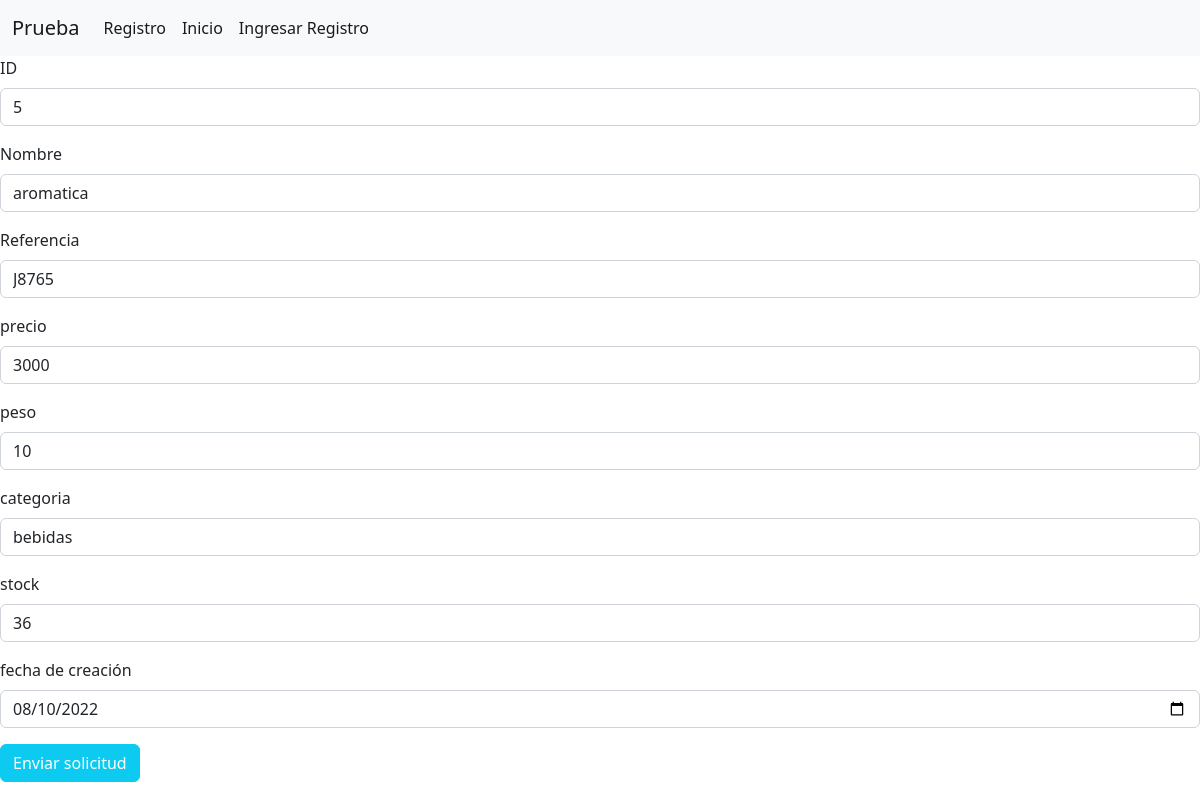
Page /vistas/editar.php?ID=5 on the committed database.
### tables this page shows
CREATE TABLE `productos` (
  `ID` int(32) NOT NULL,
  `nombre` varchar(255) NOT NULL,
  `referencia` varchar(255) NOT NULL,
  `precio` int(255) NOT NULL,
  `peso` int(255) NOT NULL,
  `categoria` varchar(255) NOT NULL,
  `stock` int(32) NOT NULL,
  `fecha` date NOT NULL,
  `ventas` int(11) NOT NULL
);

### vistas/editar.php (the view, shortened to what this page needs)
<?php
include_once("../conexion/conexion.php");
$ID = $_GET['ID'];
?>
<!DOCTYPE html>
<html lang="en">
<head>
    <link href="https://cdn.jsdelivr.net/npm/bootstrap@5.2.0/dist/css/bootstrap.min.css" rel="stylesheet">
</head>
<body>
<nav class="navbar navbar-expand-lg bg-light">
  <div class="container-fluid">
    <a class="navbar-brand" href="#">Prueba</a>
    <div class="collapse navbar-collapse" id="navbarSupportedContent">
      <ul class="navbar-nav me-auto mb-2 mb-lg-0">
        <li class="nav-item">
            <a class="nav-link active" aria-current="page" href="registro.php">Registro</a>
        </li>
        <li class="nav-item">
          <a class="nav-link active" aria-current="page" href="inicio.php">Inicio</a>
        </li>
        <li class="nav-item">
          <a class="nav-link active" aria-current="page" href="ingresar.php">Ingresar Registro</a>
        </li>
      </ul>
    </div>
  </div>
</nav>
<form class="" action='../action/actionActualizar.php' method="post">
<?php
      $res = mysqli_query ($conn,"SELECT * FROM productos where ID = '$ID'");
       while($row = mysqli_fetch_array($res)){
      ?>
        <div class="mb-3">
            <label  class="form-label">ID</label>
            <input type="number" class="form-control" readonly onmousedown="return false;" id="ID" name="ID" value="<?=$row[0]?>">
        </div>
        <div class="mb-3">
            <label  class="form-label">Nombre</label>
            <input type="text" class="form-control" id="nombre" name="nombre" value="<?=$row[1]?>">
        </div>
        <div class="mb-3">
            <label  class="form-label">Referencia</label>
            <input type="text" class="form-control" id="referencia" name="referencia" value="<?=$row[2]?>">
        </div>
        <div class="mb-3">
            <label class="form-label">precio</label>
            <input type="number" class="form-control" id="precio" name="precio"  value="<?=$row[3]?>">
        </div>
        <div class="mb-3">
            <label class="form-label">peso</label>
            <input type="number" class="form-control" id="peso" name="peso"  value="<?=$row[4]?>">
        </div>
        <div class="mb-3">
            <label  class="form-label">categoria</label>
            <input type="text" class="form-control" id="categoria" name="categoria"  value="<?=$row[5]?>">
        </div>
        <div class="mb-3">
            <label for="exampleInputEmail1" class="form-label">stock</label>
            <input type="number" class="form-control" id="stock" name="stock"  value="<?=$row[6]?>">
        </div>
        <div class="mb-3">
            <label for="exampleInputEmail1" class="form-label">fecha de creación</label>
            <input type="Date" class="form-control" id="fecha" name="fecha"  value="<?=$row[7]?>">
        </div>
        <?php
            }
            ?>
        <input type="submit" name="" value="Enviar solicitud" class="btn btn-info text-white">
</form>
</body>
</html>

### rows in the picture
productos: ID "5", nombre "aromatica", referencia "J8765", precio "3000", peso "10", categoria "bebidas", stock "36", fecha "08/10/2022"
